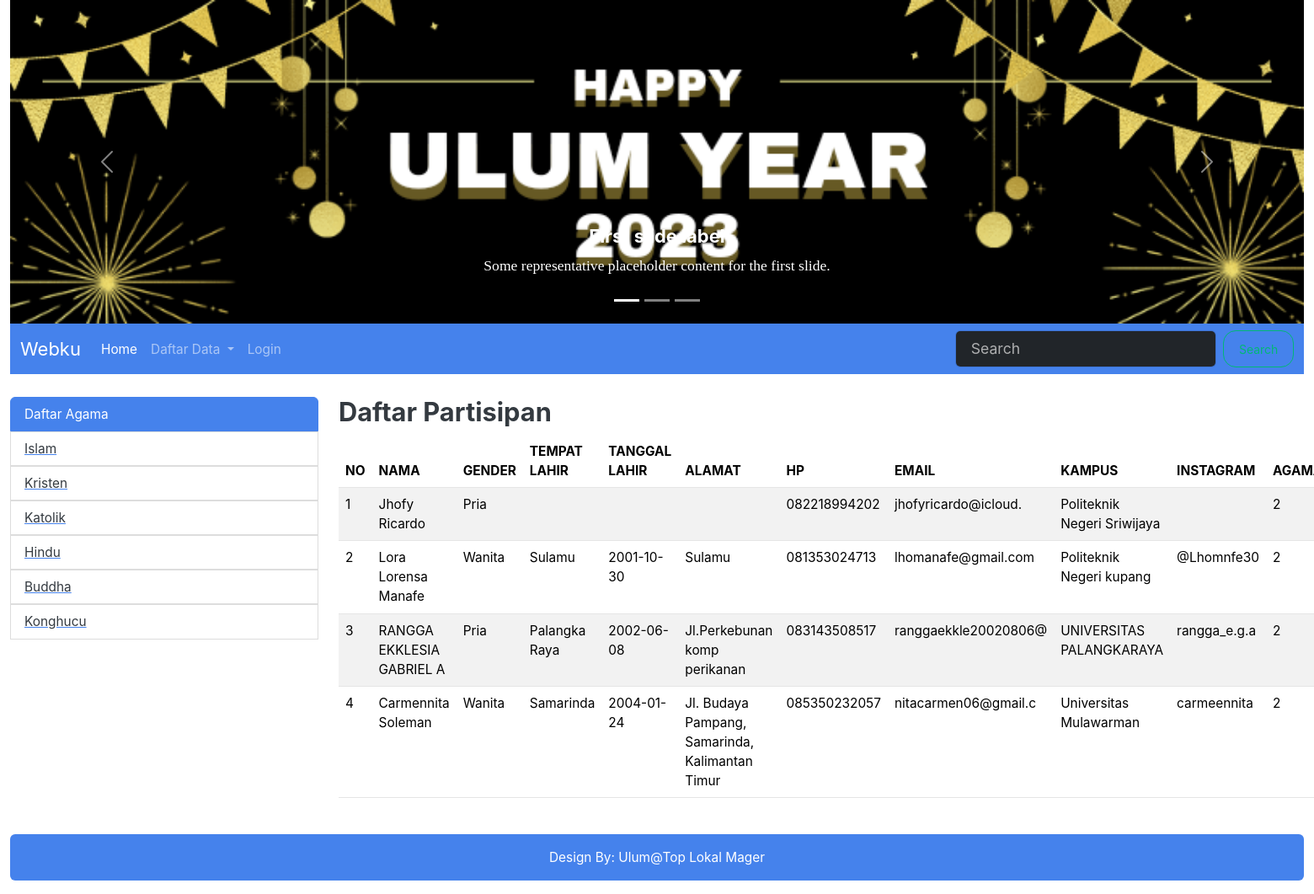
Screenshot of /index.php?hal=partisipan_list&id=2 with the database file from the repository.
### tables this page shows
CREATE TABLE `agama` (
  `id` int(11) NOT NULL,
  `nama` varchar(11) NOT NULL
);

CREATE TABLE `partisipan` (
  `id` int(11) NOT NULL,
  `nama` varchar(25) NOT NULL,
  `gender` enum('Pria','Wanita') NOT NULL,
  `temp_lahir` varchar(45) DEFAULT NULL,
  `tgl_lahir` date DEFAULT NULL,
  `alamat` text DEFAULT NULL,
  `hp` varchar(15) DEFAULT NULL,
  `email` varchar(20) DEFAULT NULL,
  `kampus` varchar(45) DEFAULT NULL,
  `instagram` varchar(45) DEFAULT NULL,
  `idagama` int(11) NOT NULL,
  `foto` varchar(45) DEFAULT NULL,
  `moto` text DEFAULT NULL
);

### models/Agama.php (called while the page is built)
<?php
class Agama{
    private $koneksi;
    public function __construct(){
        global $dbh;
        $this->koneksi = $dbh;
    }
    public function index(){
        $sql = "SELECT * FROM agama";
        $rs = $this->koneksi->query($sql);
        return $rs;
    }
}

### models/Partisipan.php (called while the page is built, shortened)
<?php
class Partisipan{
	private $koneksi;
	public function __construct(){
		global $dbh;
		$this->koneksi = $dbh;
	}
    public function filter($agama){
        $sql = "SELECT partisipan.*, agama.nama AS agama
                FROM partisipan INNER JOIN agama
                ON agama.id = partisipan.idagama
                WHERE agama.id = ?
                ORDER BY partisipan.id DESC";
		$ps = $this->koneksi->prepare($sql);
		$ps->execute([$agama]);
		$rs = $ps->fetchAll();
		return $rs;
    }
}

### partisipan_list.php (the view, shortened to what this page needs)
<?php
$ar_judul = ['NO', 'NAMA', 'GENDER', 'TEMPAT LAHIR', 'TANGGAL LAHIR', 'ALAMAT', 'HP', 'EMAIL', 'KAMPUS', 'INSTAGRAM', 'AGAMA', 'FOTO','ACTION'];
$obj_partisipan = new Partisipan();
$id = $_REQUEST['id'];
$keyword = $_GET['keyword'];
if(!empty($keyword)){
	$rs = $obj_partisipan->cari($keyword);
}
else if(!empty($id)){
	$rs = $obj_partisipan->filter($id);
}
else{
	$rs = $obj_partisipan->index();
}
?>
<h3>Daftar Partisipan</h3>
<table class="table table-striped">
	<thead>
		<tr>
			<?php
				foreach($ar_judul as $jdl){
					echo '<th>'.$jdl.'</th>';
				}
			?>
		</tr>
	</thead>
	<tbody>
		<?php
		$no = 1;
		foreach($rs as $partisipan){
        ?>
			<tr>
				<td><?= $no ?></td>
				<td><?= $partisipan['nama'] ?></td>
				<td><?= $partisipan['gender'] ?></td>
				<td><?= $partisipan['temp_lahir'] ?></td>
				<td><?= $partisipan['tgl_lahir'] ?></td>
				<td><?= $partisipan['alamat'] ?></td>
				<td><?= $partisipan['hp'] ?></td>
				<td><?= $partisipan['email'] ?></td>
				<td><?= $partisipan['kampus'] ?></td>
				<td><?= $partisipan['instagram'] ?></td>
				<td><?= $partisipan['idagama'] ?></td>
			</tr>
        <?php
		$no++;
		}
		?>
	</tbody>
</table>

### sidebar.php
<?php
$model = new Agama();
$rs = $model->index();
?>
<ul class="list-group">
  <li class="list-group-item active" aria-current="true">Daftar Agama</li>
  <?php
  foreach($rs as $agama){
  ?>
    <a href="index.php?hal=partisipan_list&id=<?= $agama['id'] ?>">
      <li class="list-group-item"><?= $agama['nama'] ?></li>
    </a>
  <?php } ?>
</ul>

### rows the page displays
agama: nama "Islam"
agama: nama "Kristen"
agama: nama "Katolik"
agama: nama "Hindu"
agama: nama "Buddha"
agama: nama "Konghucu"
partisipan: nama "Jhofy Ricardo", gender "Pria", hp "082218994202", email "jhofyricardo@icloud.", kampus "Politeknik Negeri Sriwijaya", idagama "2"
partisipan: nama "Lora Lorensa Manafe", gender "Wanita", temp_lahir "Sulamu", tgl_lahir "2001-10-30", alamat "Sulamu", hp "081353024713", email "lhomanafe@gmail.com", kampus "Politeknik Negeri kupang", instagram "@Lhomnfe30", idagama "2"
partisipan: nama "RANGGA EKKLESIA GABRIEL A", gender "Pria", temp_lahir "Palangka Raya", tgl_lahir "2002-06-08", alamat "Jl.Perkebunan komp perikanan", hp "083143508517", email "ranggaekkle20020806@", kampus "UNIVERSITAS PALANGKARAYA", instagram "rangga_e.g.a", idagama "2"
partisipan: nama "Carmennita Soleman", gender "Wanita", temp_lahir "Samarinda", tgl_lahir "2004-01-24", alamat "Jl. Budaya Pampang, Samarinda, Kalimantan Timur", hp "085350232057", email "nitacarmen06@gmail.c", kampus "Universitas Mulawarman", instagram "carmeennita", idagama "2"

### other values shown
$jdl "NO"
$jdl "NAMA"
$jdl "GENDER"
$jdl "TEMPAT LAHIR"
$jdl "TANGGAL LAHIR"
$jdl "ALAMAT"
$jdl "HP"
$jdl "EMAIL"
$jdl "KAMPUS"
$jdl "INSTAGRAM"
